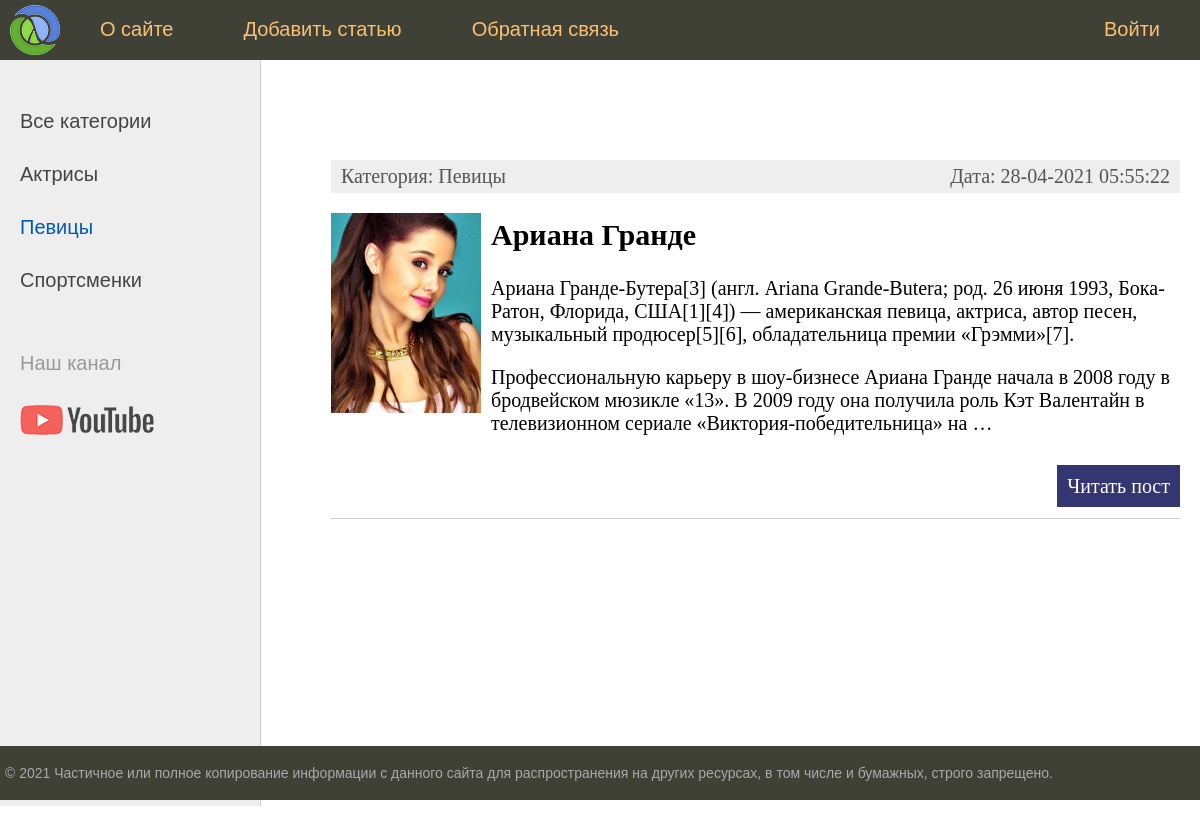
The app's page /category/2/ with its own data.
### women/models.py (models this page shows, shortened)
class Category(models.Model):
    name = models.CharField(max_length=100, db_index=True, verbose_name="Категория")
    def __str__(self):
        return self.name
    def get_absolute_url(self):
        return reverse('category', kwargs={'cat_id': self.pk})
    class Meta:
        verbose_name = 'Категория'
        verbose_name_plural = 'Категории'
        ordering = ['id']

class Women(models.Model):
    title = models.CharField(max_length=255, verbose_name="Заголовок")
    content = models.TextField(blank=True, verbose_name="Текст статьи")
    photo = models.ImageField(upload_to="photos/%Y/%m/%d/", verbose_name="Фото")
    time_create = models.DateTimeField(auto_now_add=True, verbose_name="Время создания")
    time_update = models.DateTimeField(auto_now=True, verbose_name="Время изменения")
    is_published = models.BooleanField(default=True, verbose_name="Публикация")
    cat = models.ForeignKey('Category', on_delete=models.PROTECT, null=True, verbose_name="Категории")
    def get_absolute_url(self):
        return reverse('post', kwargs={'post_id': self.pk})
    class Meta:
        verbose_name = 'Известные женщины'
        verbose_name_plural = 'Известные женщины'
        ordering = ['-time_create', 'title']

### women/views.py (the view)
# urls.py: path('category/<int:cat_id>/', show_category, name='category'),
def show_category(request, cat_id):
    posts = Women.objects.filter(cat_id=cat_id)
    if len(posts) == 0:
        raise Http404()
    context = {
        'posts': posts,
        'menu': menu,
        'title': 'Отображение по рубрикам',
        'cat_selected': cat_id,
    }
    return render(request, 'women/index.html', context=context)

### women/templatetags/women_tags.py (called while the page is built)
@register.inclusion_tag('women/list_categories.html')
def show_categories(sort=None, cat_selected=0):
    if not sort:
        cats = Category.objects.all()
    else:
        cats = Category.objects.order_by(sort)
    return {"cats": cats, "cat_selected": cat_selected}

### women/templates/women/index.html (shortened to what this page needs)
{% extends 'women/base.html' %}
{% block content %}
<ul class="list-articles">
	{% for p in posts %}
			<li><div class="article-panel">
	<p class="first">Категория: {{p.cat}}</p>
	<p class="last">Дата: {{p.time_update|date:"d-m-Y H:i:s"}}</p>
</div>
{% if p.photo %}
	<p><img class="img-article-left thumb" src="{{p.photo.url}}"></p>
{% endif %}
				<h2>{{p.title}}</h2>
	{% autoescape on %}
	{{p.content|linebreaks|truncatewords:50}}
	{% endautoescape %}
			<p class="link-read-post"><a href="{{ p.get_absolute_url }}">Читать пост</a></p>
			</li>
	{% endfor %}
</ul>
{% endblock %}

### women/templates/women/list_categories.html
{% for c in cats %}
	{% if c.pk == cat_selected %}
		<li class="selected">{{c.name}}</li>
	{% else %}
		<li><a href="{{ c.get_absolute_url }}">{{c.name}}</a></li>
	{% endif %}
{% endfor %}

### women/static/women/css/styles.css (style rules this page uses)
html, body { font-family: 'Arial'; margin: 0; padding: 0; height: 100%; width: 100%; color: #444; }
a { color: #0059b2; text-decoration: none; }
img { max-width: 600px; height: auto; }
img.img-article-left { max-width: 300px; height: auto; float: left; padding: 0 10px 10px 0; }
img.img-article-left.thumb { max-width: 150px; height: auto; }
p.link-read-post { text-align: right; }
p.link-read-post a { padding: 10px; min-width: 100px; background: #333671; color: #fff; text-decoration: none; }
div.article-panel { background: #eee; padding: 5px 10px 5px 10px; box-sizing border-box; overflow: hidden; color: #555; }
div.article-panel p.first { margin: 0; float: left; }
div.article-panel p.last { margin: 0; float: right; }
ul.list-articles { list-style: none; margin: 0; padding: 0; }
ul.list-articles li { border-bottom: 1px solid #ccc; }
.left-chapters ul li { margin: 30px 0 0 0; color: #999; }
.left-chapters ul li.selected { color: #0059b2; }
.left-chapters ul li a { color: #444; text-decoration: none; }

### records on screen
Category: name "Актрисы"
Category: name "Певицы"
Category: name "Спортсменки"
Women: cat "Певицы", time_update "28-04-2021 05:55:22", photo (picture), title "Ариана Гранде", content "Ариана Гранде-Бутера[3] (англ. Ariana Grande-Butera; род. 26 июня 1993, Бока-Ратон, Флорида, США[1][4]) — американская певица, актриса, автор песен, музыкальный продюсер[5][6], обладательница премии «Грэмми»[7]. Профессиональную карьеру в шоу-бизнесе Ариана Гранде начала в 2008 году в бродвейском мюзикле «13». В 2009 году она получила роль Кэт Валентайн в телевизионном сериале «Виктория-победительница» на …"

### other values on screen
{{ m.title }} "О сайте" "Добавить статью" "Обратная связь"
{{ m.title }} "Войти"
